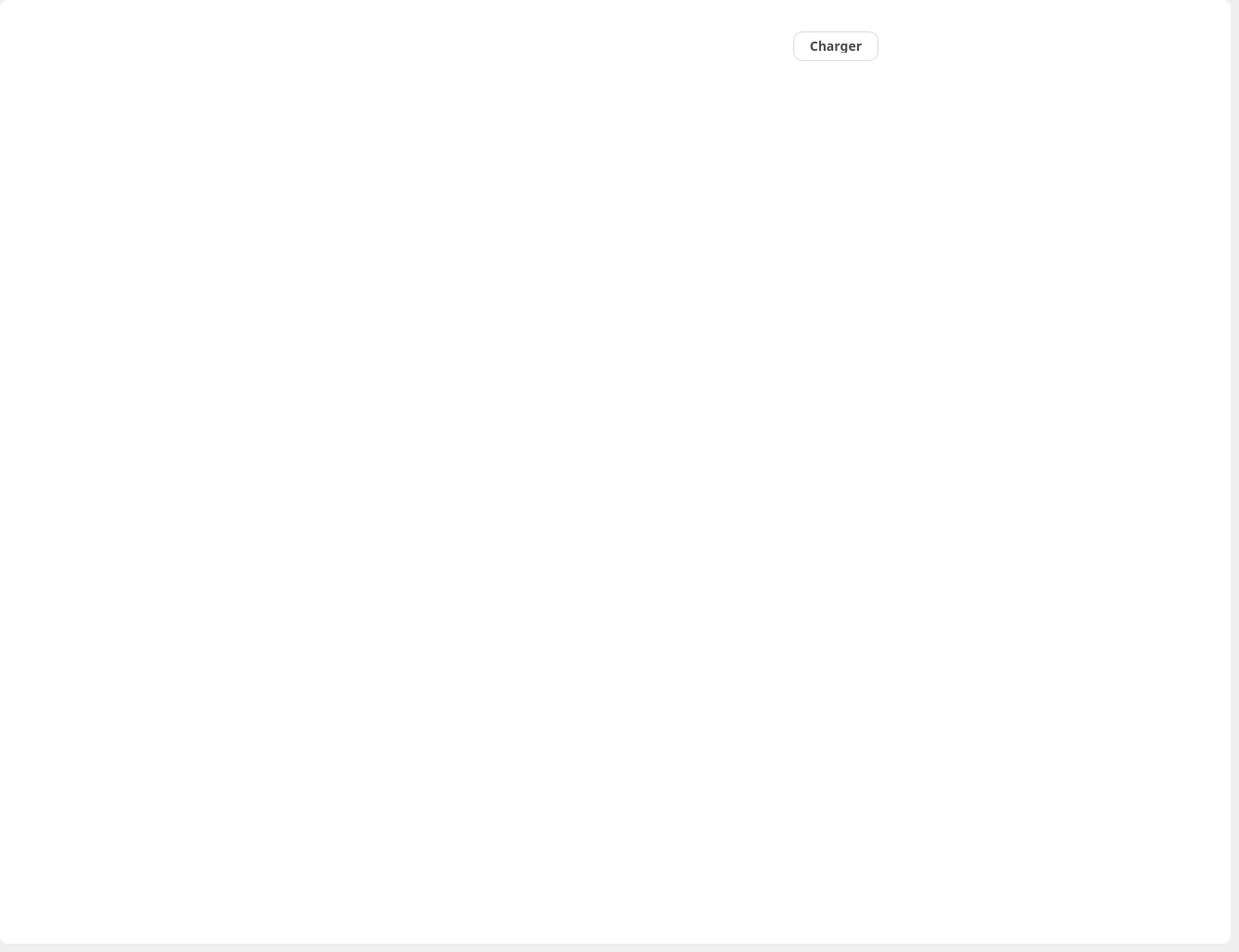
      <widget class="QWidget" name="tab_3">
       <attribute name="title">
        <string>Les Statistiques</string>
       </attribute>
       <widget class="QWidget" name="widget_12" native="true">
        <property name="geometry">
         <rect>
          <x>0</x>
          <y>0</y>
          <width>1331</width>
          <height>1021</height>
         </rect>
        </property>
        <property name="styleSheet">
         <string notr="true">background-color: rgb(255, 255, 255);
border-radius:9px;</string>
        </property>
        <widget class="QLineEdit" name="lineEdit_id">
         <property name="geometry">
          <rect>
           <x>20</x>
           <y>550</y>
           <width>113</width>
           <height>22</height>
          </rect>
         </property>
         <property name="visible">
          <bool>false</bool>
         </property>
        </widget>
        <widget class="QPushButton" name="pushButton_charger">
         <property name="geometry">
          <rect>
           <x>858</x>
           <y>34</y>
           <width>92</width>
           <height>32</height>
          </rect>
         </property>
         <property name="font">
          <font>
           <family>Sitka</family>
           <pointsize>-1</pointsize>
           <bold>true</bold>
          </font>
         </property>
         <property name="styleSheet">
          <string notr="true">QPushButton {
    background: qlineargradient(spread:pad, x1:0, y1:0, x2:1, y2:1,
                                stop:0 rgba(193, 179, 255, 200), 
                                stop:1 rgba(255, 228, 196, 200));
    color: #4A4A4A;
    border-radius: 10px;
    border: 1px solid rgba(74, 74, 74, 50);
    padding: 8px 15px;
    font-size: 14px;
    font-weight: bold;
}

QPushButton:hover {
    background: qlineargradient(spread:pad, x1:0, y1:0, x2:1, y2:1,
                                stop:0 rgba(170, 153, 255, 200), 
                                stop:1 rgba(255, 204, 153, 200));
    color: black;
}

QPushButton:pressed {
    background: rgba(193, 179, 255, 180);
}
</string>
         </property>
         <property name="text">
          <string>Charger</string>
         </property>
        </widget>
       </widget>
      </widget>
